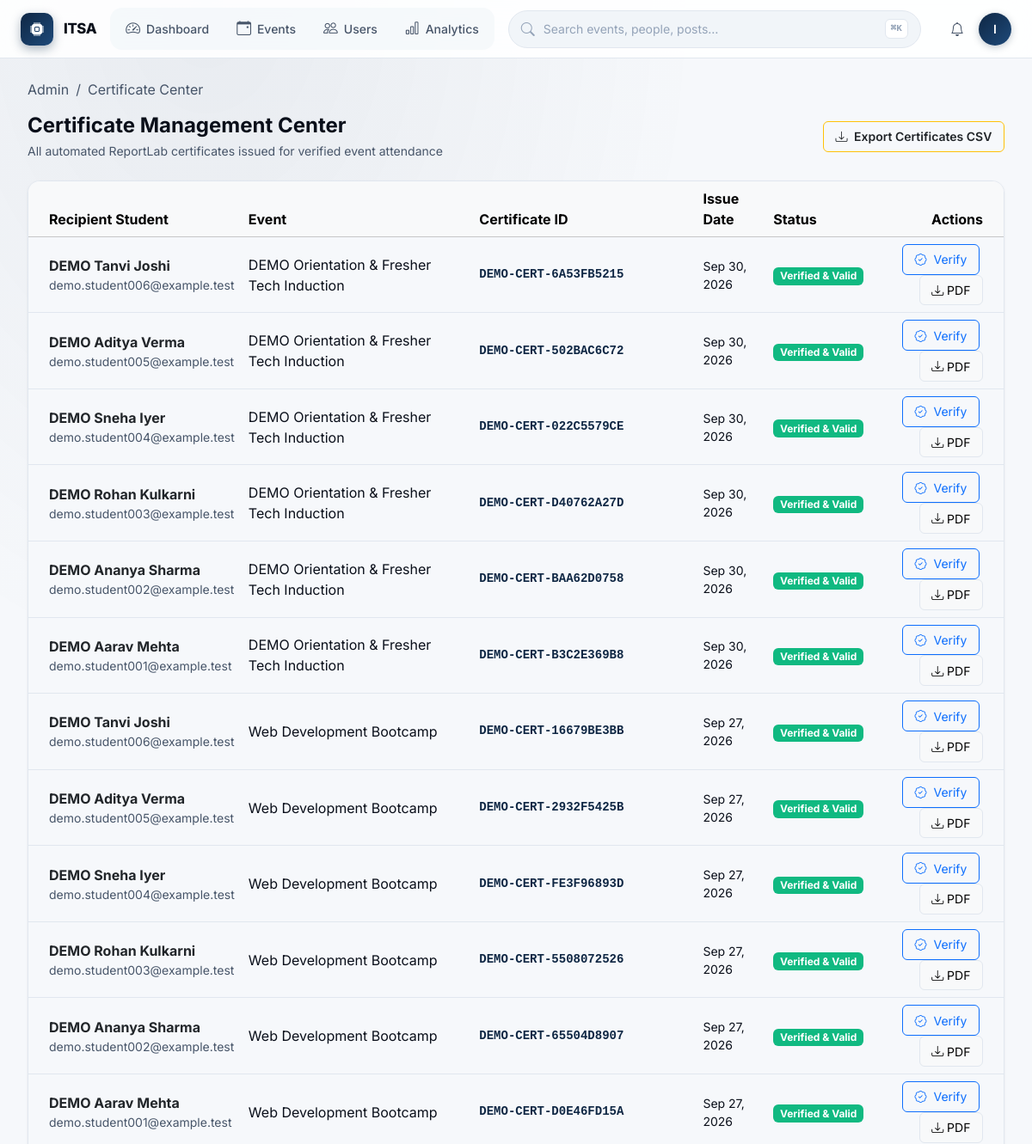
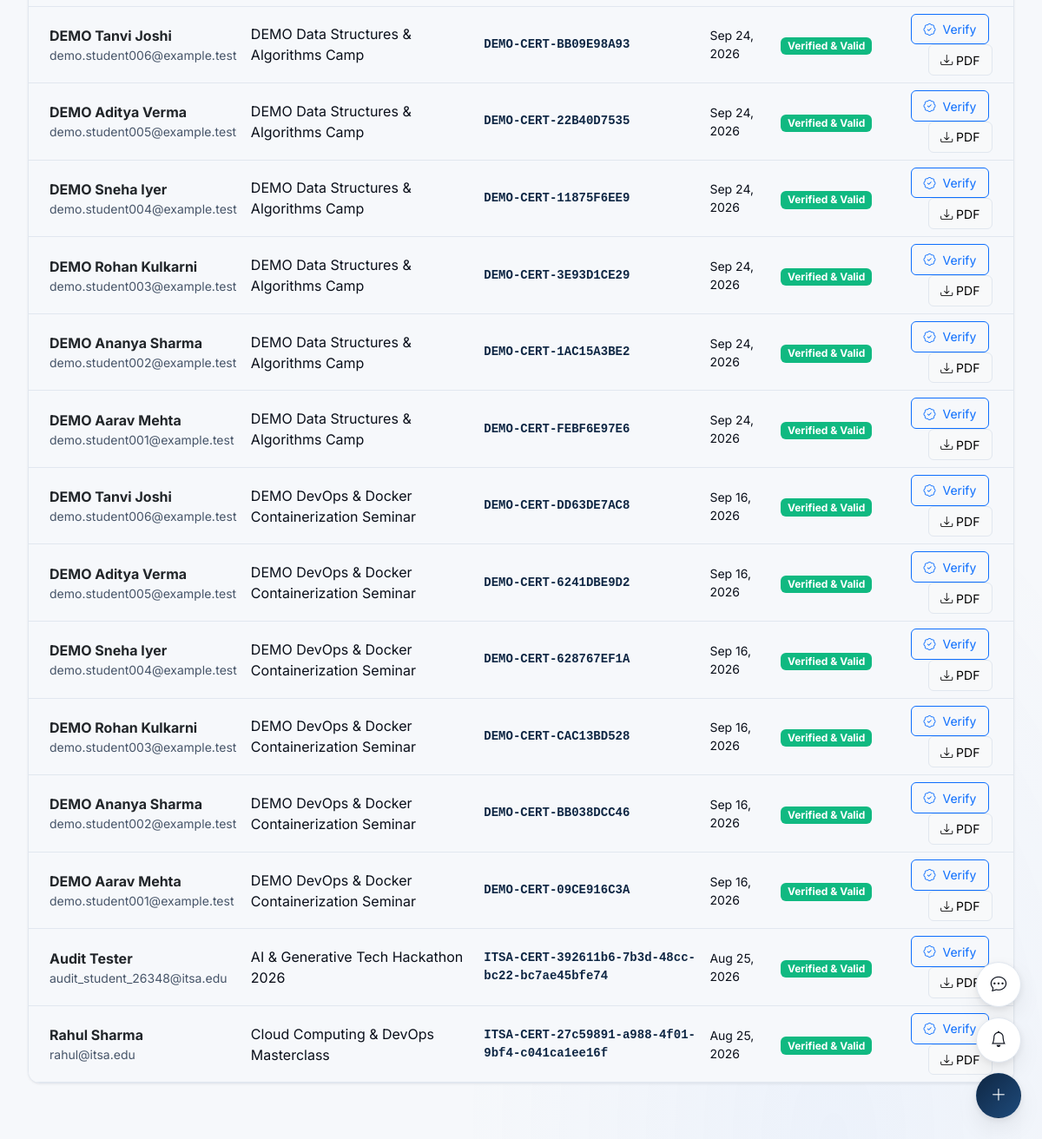
Screenshot of /admin/certificates (signed in) with the database file from the repository (2 pictures, top to bottom).
### app/models/user.py (models this page shows, shortened)
class User(UserMixin, db.Model):
    __tablename__ = 'users'
    id = db.Column(db.Integer, primary_key=True, autoincrement=True)
    email = db.Column(db.String(255), unique=True, nullable=False, index=True)
    password_hash = db.Column(db.String(255), nullable=False)
    full_name = db.Column(db.String(100), nullable=False)
    role = db.Column(db.Enum('STUDENT', 'COORDINATOR', 'ADMIN', name='user_roles'), default='STUDENT', nullable=False, index=True)
    is_active = db.Column(db.Boolean, default=True, nullable=False, index=True)
    is_suspended = db.Column(db.Boolean, default=False, nullable=False)
    profile_image = db.Column(db.String(255), nullable=True)
    created_at = db.Column(db.DateTime, default=datetime.utcnow, nullable=False)
    updated_at = db.Column(db.DateTime, default=datetime.utcnow, onupdate=datetime.utcnow, nullable=False)
    student_profile = db.relationship('StudentProfile', backref='user', uselist=False, cascade='all, delete-orphan')
    coordinator_profile = db.relationship('CoordinatorProfile', backref='user', uselist=False, cascade='all, delete-orphan')
    registrations = db.relationship('EventRegistration', backref='user', lazy='dynamic', cascade='all, delete-orphan')
    attendance_records = db.relationship('Attendance', foreign_keys='Attendance.user_id', backref='student', lazy='dynamic')
    scanned_attendances = db.relationship('Attendance', foreign_keys='Attendance.scanned_by', backref='coordinator', lazy='dynamic')
    certificates = db.relationship('Certificate', backref='user', lazy='dynamic', cascade='all, delete-orphan')
    feedback_submissions = db.relationship('Feedback', backref='user', lazy='dynamic', cascade='all, delete-orphan')
    posts = db.relationship('Post', backref='author', lazy='dynamic', cascade='all, delete-orphan')
    comments = db.relationship('Comment', backref='author', lazy='dynamic', cascade='all, delete-orphan')
    reactions = db.relationship('PostReaction', backref='user', lazy='dynamic', cascade='all, delete-orphan')
    saved_posts = db.relationship('SavedPost', backref='user', lazy='dynamic', cascade='all, delete-orphan')
    notifications = db.relationship('Notification', foreign_keys='Notification.user_id', backref='recipient', lazy='dynamic', cascade='all, delete-orphan')
    points_transactions = db.relationship('ItsaPoints', foreign_keys='ItsaPoints.user_id', backref='user', lazy='dynamic', cascade='all, delete-orphan')
    created_events = db.relationship('Event', backref='creator', lazy='dynamic')

### app/models/certificate.py (models this page shows, shortened)
class Certificate(db.Model):
    __tablename__ = 'certificates'
    __table_args__ = (
        db.UniqueConstraint('user_id', 'event_id', name='uq_cert_user_event'),
    )
    id = db.Column(db.Integer, primary_key=True, autoincrement=True)
    user_id = db.Column(db.Integer, db.ForeignKey('users.id', ondelete='CASCADE'), nullable=False, index=True)
    event_id = db.Column(db.Integer, db.ForeignKey('events.id', ondelete='CASCADE'), nullable=False)
    attendance_id = db.Column(db.Integer, db.ForeignKey('attendance.id', ondelete='RESTRICT'), nullable=False)
    certificate_code = db.Column(db.String(100), unique=True, nullable=False, index=True) # ITSA-CERT-{uuid4}
    certificate_type = db.Column(
        db.Enum('PARTICIPATION', 'WINNER', 'VOLUNTEER', name='certificate_types'),
        default='PARTICIPATION',
        nullable=False
    )
    pdf_path = db.Column(db.String(255), nullable=True)
    issued_at = db.Column(db.DateTime, default=datetime.utcnow, nullable=False)
    is_valid = db.Column(db.Boolean, default=True, nullable=False)

### app/models/event.py (models this page shows, shortened)
class Event(db.Model):
    __tablename__ = 'events'
    id = db.Column(db.Integer, primary_key=True, autoincrement=True)
    title = db.Column(db.String(200), nullable=False)
    description = db.Column(db.Text, nullable=False)
    category_id = db.Column(db.Integer, db.ForeignKey('event_categories.id', ondelete='SET NULL'), nullable=True, index=True)
    venue_id = db.Column(db.Integer, db.ForeignKey('venues.id', ondelete='SET NULL'), nullable=True)
    poster_image = db.Column(db.String(255), nullable=True)
    start_datetime = db.Column(db.DateTime, nullable=False, index=True)
    end_datetime = db.Column(db.DateTime, nullable=False)
    registration_deadline = db.Column(db.DateTime, nullable=False)
    max_participants = db.Column(db.Integer, nullable=True) # Null = unlimited
    current_registrations = db.Column(db.Integer, default=0, nullable=False)
    status = db.Column(
        db.Enum('DRAFT', 'PUBLISHED', 'REGISTRATION_OPEN', 'REGISTRATION_CLOSED', 'ONGOING', 'COMPLETED', 'CANCELLED', name='event_statuses'),
        default='DRAFT',
        nullable=False,
        index=True
    )
    is_free = db.Column(db.Boolean, default=True, nullable=False)
    registration_fee = db.Column(db.Numeric(10, 2), default=0.00, nullable=False)
    tags = db.Column(db.String(500), nullable=True) # Comma-separated
    created_by = db.Column(db.Integer, db.ForeignKey('users.id', ondelete='RESTRICT'), nullable=False, index=True)
    created_at = db.Column(db.DateTime, default=datetime.utcnow, nullable=False)
    updated_at = db.Column(db.DateTime, default=datetime.utcnow, onupdate=datetime.utcnow, nullable=False)
    coordinators = db.relationship('EventCoordinator', backref='event', lazy='dynamic', cascade='all, delete-orphan')
    registrations = db.relationship('EventRegistration', backref='event', lazy='dynamic', cascade='all, delete-orphan')
    attendances = db.relationship('Attendance', backref='event', lazy='dynamic', cascade='all, delete-orphan')
    certificates = db.relationship('Certificate', backref='event', lazy='dynamic', cascade='all, delete-orphan')
    feedbacks = db.relationship('Feedback', backref='event', lazy='dynamic', cascade='all, delete-orphan')
    gallery_items = db.relationship('EventGallery', backref='event', lazy='dynamic', cascade='all, delete-orphan')
    volunteers = db.relationship('EventVolunteer', backref='event', lazy='dynamic', cascade='all, delete-orphan')
    posts = db.relationship('Post', backref='linked_event', lazy='dynamic')

### app/routes/pages.py (the view)
@pages_bp.route('/admin/certificates')
@admin_required
def admin_certificates():
    from app.models.certificate import Certificate
    event_id = request.args.get('event_id')
    query = Certificate.query
    if event_id:
        query = query.filter_by(event_id=int(event_id))
    certificates = query.order_by(Certificate.issued_at.desc()).all()
    events = Event.query.all()
    return render_template(
        'admin/certificates.html',
        certificates=certificates,
        events=events,
        total_count=len(certificates),
        active_page='certificates'
    )

### app/templates/admin/certificates.html (shortened to what this page needs)
{% extends "admin/base_admin.html" %}
{% block breadcrumbs %}
<li class="breadcrumb-item active">Certificate Center</li>
{% endblock %}
{% block admin_content %}
<div class="d-flex justify-content-between align-items-center mb-4 flex-wrap gap-2">
    <div>
        <h4 class="fw-bold mb-1">Certificate Management Center</h4>
        <p class="text-muted small mb-0">All automated ReportLab certificates issued for verified event attendance</p>
    </div>
    <a href="{{ url_for('api_admin.export_report_csv', report_type='certificates') }}" class="btn btn-outline-warning text-dark btn-sm fw-semibold">
        <i class="bi bi-download me-1"></i> Export Certificates CSV
    </a>
</div>
<div class="card card-itsa overflow-hidden shadow-sm">
    <div class="table-responsive">
        <table class="table table-hover align-middle mb-0">
            <thead class="table-light">
                <tr>
                    <th class="ps-4">Recipient Student</th>
                    <th>Event</th>
                    <th>Certificate ID</th>
                    <th>Issue Date</th>
                    <th>Status</th>
                    <th class="text-end pe-4">Actions</th>
                </tr>
            </thead>
            <tbody>
                {% if certificates %}
                    {% for c in certificates %}
                    <tr>
                        <td class="ps-4">
                            <div class="fw-bold text-dark">{{ c.user.full_name }}</div>
                            <div class="small text-muted">{{ c.user.email }}</div>
                        </td>
                        <td>{{ c.event.title }}</td>
                        <td class="font-monospace small text-primary fw-semibold">{{ c.certificate_code }}</td>
                        <td class="small">{{ c.issued_at.strftime('%b %d, %Y') }}</td>
                        <td><span class="badge bg-success">Verified & Valid</span></td>
                        <td class="text-end pe-4">
                            <a href="{{ url_for('pages.verify_certificate_page') }}?code={{ c.certificate_code }}" target="_blank" class="btn btn-sm btn-outline-primary me-1">
                                <i class="bi bi-patch-check me-1"></i> Verify
                            </a>
                            <a href="{{ url_for('api_certificates.download_certificate', cert_id=c.id) }}" class="btn btn-sm btn-light border">
                                <i class="bi bi-download"></i> PDF
                            </a>
                        </td>
                    </tr>
                    {% endfor %}
                {% else %}
                    <tr><td colspan="6" class="text-center py-4 text-muted">No certificates generated yet.</td></tr>
                {% endif %}
            </tbody>
        </table>
    </div>
</div>
{% endblock %}

### app/templates/partials/command-bar.html (shortened to what this page needs)
<header id="app-command-bar" role="banner">
  <a href="{% if current_user.role == 'ADMIN' %}{{ url_for('pages.admin_dashboard') }}{% elif current_user.role == 'COORDINATOR' %}{{ url_for('pages.coordinator_dashboard') }}{% else %}{{ url_for('pages.student_dashboard') }}{% endif %}" class="cmd-brand">
    <span class="cmd-brand-logo"><i class="bi bi-cpu-fill"></i></span>
    <span class="cmd-brand-text">ITSA</span>
  </a>
  <nav class="cmd-nav" aria-label="Primary">
    {% if current_user.role == 'ADMIN' %}
      <a href="{{ url_for('pages.admin_dashboard') }}"
         class="cmd-nav-link {% if request.endpoint == 'pages.admin_dashboard' %}active{% endif %}">
        <i class="bi bi-speedometer2"></i> Dashboard
      </a>
      <a href="{{ url_for('pages.admin_events') }}"
         class="cmd-nav-link {% if request.endpoint == 'pages.admin_events' %}active{% endif %}">
        <i class="bi bi-calendar-event"></i> Events
      </a>
      <a href="{{ url_for('pages.admin_users') }}"
         class="cmd-nav-link {% if request.endpoint == 'pages.admin_users' %}active{% endif %}">
        <i class="bi bi-people"></i> Users
      </a>
      <a href="{{ url_for('pages.admin_analytics') }}"
         class="cmd-nav-link {% if request.endpoint == 'pages.admin_analytics' %}active{% endif %}">
        <i class="bi bi-bar-chart"></i> Analytics
      </a>
    {% endif %}
  </nav>
  <button class="cmd-search" type="button" aria-label="Open command palette" data-cmd-palette-open>
    <i class="bi bi-search cmd-search-icon"></i>
    <span class="cmd-search-placeholder">Search events, people, posts…</span>
    <kbd class="cmd-search-kbd">⌘K</kbd>
  </button>
  <div class="cmd-actions">
    <a href="{{ url_for('pages.notifications_page') }}"
       class="cmd-icon-btn always-show"
       aria-label="Notifications"
       data-itsa-notifications>
      <i class="bi bi-bell"></i>
    </a>
    <div class="cmd-user-menu" id="cmd-user-menu">
      <button class="cmd-avatar-btn" aria-label="Account menu" type="button" id="cmd-user-toggle">
        {{ current_user.full_name[0]|upper if current_user.full_name else 'U' }}
      </button>
    </div>
  </div>
</header>

### app/static/css/components.css (style rules this page uses)
.btn-sm { padding: 0.4rem 0.85rem; font-size: 0.875rem; border-radius: var(--radius-sm); }

### app/static/css/main.css (style rules this page uses)
:root { --itsa-primary: var(--brand-500); --itsa-primary-dark: var(--brand-600); --itsa-primary-soft: var(--brand-50); --itsa-gold: #fbbf24; --itsa-gold-dark: #f59e0b; --itsa-gold-gradient: linear-gradient(135deg, #fbbf24 0%, #d97706 100%); --itsa-success: var(--success-solid); --itsa-danger: var(--danger-solid); --itsa-dark: var(--text-primary); --itsa-muted: var(--text-muted); --itsa-light-bg: var(--surface-canvas); --itsa-card-bg: var(--surface-card); --itsa-border: var(--border-subtle); --itsa-glass: var(--surface-glass); --itsa-glass-strong: var(--surface-glass-strong); --itsa-overlay: var(--surface-overlay); --itsa-glow: var(--shadow-glow); --itsa-glow-sm: var(--shadow-glow-sm); }
body { font-family: var(--font-sans); background-color: var(--surface-canvas); color: var(--text-primary); min-height: 100vh; display: flex; flex-direction: column; -webkit-font-smoothing: antialiased; -moz-osx-font-smoothing: grayscale; }
.card-itsa { border: 1px solid var(--border-subtle); border-radius: var(--radius-lg); background-color: var(--surface-card); color: var(--text-primary); box-shadow: 0 1px 2px rgba(0, 0, 0, 0.03), 0 1px 3px rgba(0, 0, 0, 0.04); transition: transform var(--dur-base) var(--ease-spring), box-shadow var(--dur-base), border-color var(--dur-base); }

### rows the page displays
User: full_name "I"
Certificate: user.full_name "DEMO Tanvi Joshi", user.email "demo.student006@example.test", event "DEMO Orientation & Fresher Tech Induction", certificate_code "DEMO-CERT-6A53FB5215", issued_at "Sep 30, 2026"
Certificate: user.full_name "DEMO Aditya Verma", user.email "demo.student005@example.test", event "DEMO Orientation & Fresher Tech Induction", certificate_code "DEMO-CERT-502BAC6C72", issued_at "Sep 30, 2026"
Certificate: user.full_name "DEMO Sneha Iyer", user.email "demo.student004@example.test", event "DEMO Orientation & Fresher Tech Induction", certificate_code "DEMO-CERT-022C5579CE", issued_at "Sep 30, 2026"
Certificate: user.full_name "DEMO Rohan Kulkarni", user.email "demo.student003@example.test", event "DEMO Orientation & Fresher Tech Induction", certificate_code "DEMO-CERT-D40762A27D", issued_at "Sep 30, 2026"
Certificate: user.full_name "DEMO Ananya Sharma", user.email "demo.student002@example.test", event "DEMO Orientation & Fresher Tech Induction", certificate_code "DEMO-CERT-BAA62D0758", issued_at "Sep 30, 2026"
Certificate: user.full_name "DEMO Aarav Mehta", user.email "demo.student001@example.test", event "DEMO Orientation & Fresher Tech Induction", certificate_code "DEMO-CERT-B3C2E369B8", issued_at "Sep 30, 2026"
Certificate: user.full_name "DEMO Tanvi Joshi", user.email "demo.student006@example.test", event "Web Development Bootcamp", certificate_code "DEMO-CERT-16679BE3BB", issued_at "Sep 27, 2026"
Certificate: user.full_name "DEMO Aditya Verma", user.email "demo.student005@example.test", event "Web Development Bootcamp", certificate_code "DEMO-CERT-2932F5425B", issued_at "Sep 27, 2026"
Certificate: user.full_name "DEMO Sneha Iyer", user.email "demo.student004@example.test", event "Web Development Bootcamp", certificate_code "DEMO-CERT-FE3F96893D", issued_at "Sep 27, 2026"
Certificate: user.full_name "DEMO Rohan Kulkarni", user.email "demo.student003@example.test", event "Web Development Bootcamp", certificate_code "DEMO-CERT-5508072526", issued_at "Sep 27, 2026"
Certificate: user.full_name "DEMO Ananya Sharma", user.email "demo.student002@example.test", event "Web Development Bootcamp", certificate_code "DEMO-CERT-65504D8907", issued_at "Sep 27, 2026"
Certificate: user.full_name "DEMO Aarav Mehta", user.email "demo.student001@example.test", event "Web Development Bootcamp", certificate_code "DEMO-CERT-D0E46FD15A", issued_at "Sep 27, 2026"
Certificate: user.full_name "DEMO Tanvi Joshi", user.email "demo.student006@example.test", event "DEMO Data Structures & Algorithms Camp", certificate_code "DEMO-CERT-BB09E98A93", issued_at "Sep 24, 2026"
Certificate: user.full_name "DEMO Aditya Verma", user.email "demo.student005@example.test", event "DEMO Data Structures & Algorithms Camp", certificate_code "DEMO-CERT-22B40D7535", issued_at "Sep 24, 2026"
Certificate: user.full_name "DEMO Sneha Iyer", user.email "demo.student004@example.test", event "DEMO Data Structures & Algorithms Camp", certificate_code "DEMO-CERT-11875F6EE9", issued_at "Sep 24, 2026"
Certificate: user.full_name "DEMO Rohan Kulkarni", user.email "demo.student003@example.test", event "DEMO Data Structures & Algorithms Camp", certificate_code "DEMO-CERT-3E93D1CE29", issued_at "Sep 24, 2026"
Certificate: user.full_name "DEMO Ananya Sharma", user.email "demo.student002@example.test", event "DEMO Data Structures & Algorithms Camp", certificate_code "DEMO-CERT-1AC15A3BE2", issued_at "Sep 24, 2026"
Certificate: user.full_name "DEMO Aarav Mehta", user.email "demo.student001@example.test", event "DEMO Data Structures & Algorithms Camp", certificate_code "DEMO-CERT-FEBF6E97E6", issued_at "Sep 24, 2026"
Certificate: user.full_name "DEMO Tanvi Joshi", user.email "demo.student006@example.test", event "DEMO DevOps & Docker Containerization Seminar", certificate_code "DEMO-CERT-DD63DE7AC8", issued_at "Sep 16, 2026"
Certificate: user.full_name "DEMO Aditya Verma", user.email "demo.student005@example.test", event "DEMO DevOps & Docker Containerization Seminar", certificate_code "DEMO-CERT-6241DBE9D2", issued_at "Sep 16, 2026"
Certificate: user.full_name "DEMO Sneha Iyer", user.email "demo.student004@example.test", event "DEMO DevOps & Docker Containerization Seminar", certificate_code "DEMO-CERT-628767EF1A", issued_at "Sep 16, 2026"
Certificate: user.full_name "DEMO Rohan Kulkarni", user.email "demo.student003@example.test", event "DEMO DevOps & Docker Containerization Seminar", certificate_code "DEMO-CERT-CAC13BD528", issued_at "Sep 16, 2026"
Certificate: user.full_name "DEMO Ananya Sharma", user.email "demo.student002@example.test", event "DEMO DevOps & Docker Containerization Seminar", certificate_code "DEMO-CERT-BB038DCC46", issued_at "Sep 16, 2026"
Certificate: user.full_name "DEMO Aarav Mehta", user.email "demo.student001@example.test", event "DEMO DevOps & Docker Containerization Seminar", certificate_code "DEMO-CERT-09CE916C3A", issued_at "Sep 16, 2026"
Certificate: user.full_name "Audit Tester", user.email "audit_student_26348@itsa.edu", event "AI & Generative Tech Hackathon 2026", certificate_code "ITSA-CERT-392611b6-7b3d-48cc-bc22-bc7ae45bfe74", issued_at "Aug 25, 2026"
Certificate: user.full_name "Rahul Sharma", user.email "rahul@itsa.edu", event "Cloud Computing & DevOps Masterclass", certificate_code "ITSA-CERT-27c59891-a988-4f01-9bf4-c041ca1ee16f", issued_at "Aug 25, 2026"
